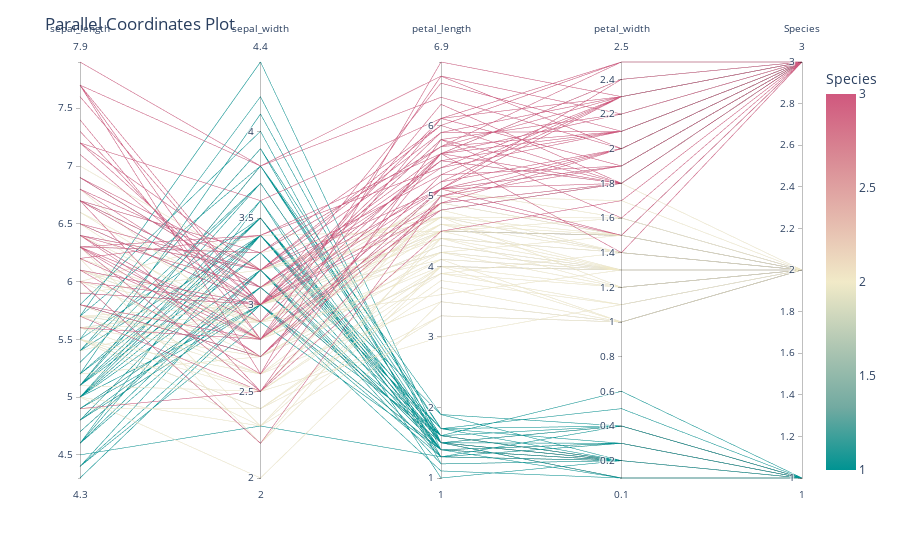

Notebook code for this chart:
### Code cell
parallel = sg.ParallelCoordinatesPlot()

parallel.plot()

### Figure 1 — Plotly figure (JSON) as saved in the notebook; plotly's stock layout.template omitted (floating-point values rounded to 4 significant figures; data arrays with more than 128 entries replaced by an {"elided": "..."} marker saying what was removed)
{"data": [{"dimensions": [{"label": "sepal_length", "values": {"elided": "150 float values"}}, {"label": "sepal_width", "values": {"elided": "150 float values"}}, {"label": "petal_length", "values": {"elided": "150 float values"}}, {"label": "petal_width", "values": {"elided": "150 float values"}}, {"label": "Species", "values": {"elided": "150 int values"}}], "domain": {"x": [0, 1], "y": [0, 1]}, "line": {"color": {"elided": "150 int values"}, "coloraxis": "coloraxis"}, "name": "", "type": "parcoords"}], "layout": {"coloraxis": {"cmid": 2, "colorbar": {"title": {"text": "Species"}}, "colorscale": [[0, "rgb(0, 147, 146)"], [0.1667, "rgb(114, 170, 161)"], [0.3333, "rgb(177, 199, 179)"], [0.5, "rgb(241, 234, 200)"], [0.6667, "rgb(229, 185, 173)"], [0.8333, "rgb(217, 137, 148)"], [1, "rgb(208, 88, 126)"]]}, "legend": {"tracegroupgap": 0}, "margin": {"t": 60}, "title": {"text": "Parallel Coordinates Plot"}}}
